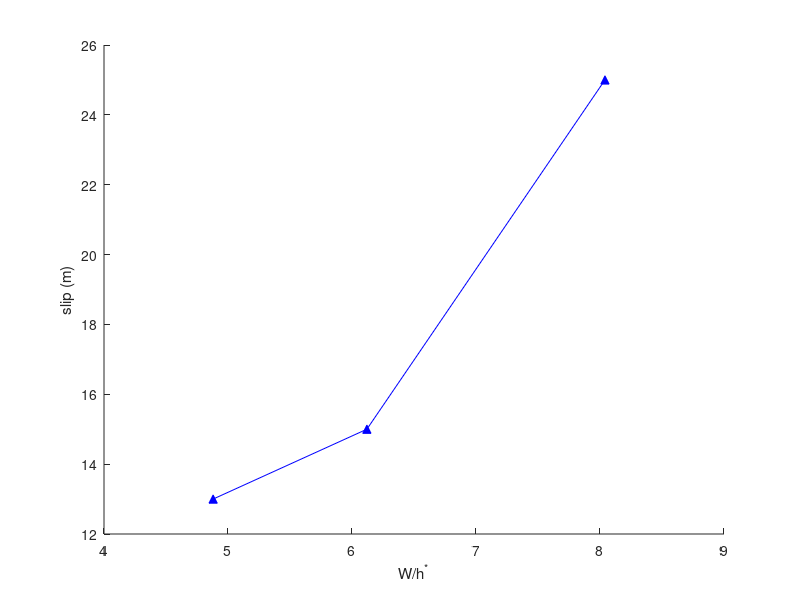

This figure's MATLAB source:
ss = [13, 15, 25 ];
wh = [ 4.88, 6.12, 8.04];

figure; hold on;
plot(wh,ss,'-^b','markerfacecolor','b');

xlabel('W/h^*');
ylabel('slip (m)');

